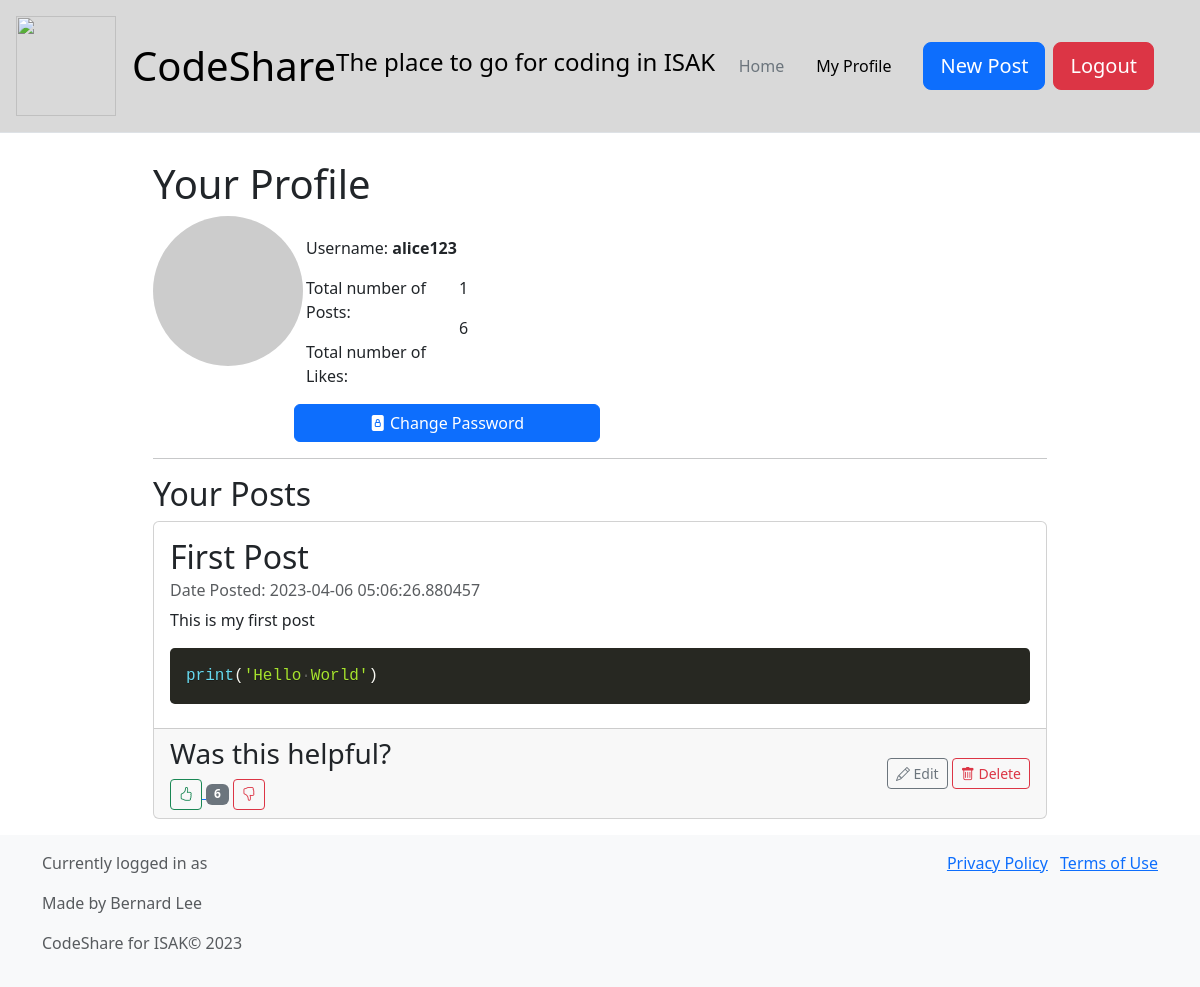
The page /my_profile (signed in) on the database its author committed.
### db_models.py (models this page shows, shortened)
class Base(DeclarativeBase):
    pass

class Users(Base):
    __tablename__ = "users"
    id: Mapped[int] = mapped_column(primary_key=True)
    username: Mapped[str] = mapped_column(String(20),unique=True)
    password: Mapped[str] = mapped_column(String(100))
    posts: Mapped[list["posts"]|None] = relationship("Post", back_populates="user")

class Post(Base):
    __tablename__ = "posts"
    id: Mapped[int] = mapped_column(primary_key=True)
    title: Mapped[str] = mapped_column(String(100))
    datetime_posted: Mapped[datetime.datetime] = mapped_column(DateTime, default=datetime.datetime.utcnow)
    content: Mapped[str] = mapped_column(String(2000))
    code: Mapped[str] = mapped_column(String(2000))
    code_language: Mapped[str] = mapped_column(String(20))
    like_count: Mapped[int] = mapped_column(Integer, default=0)
    user_id: Mapped[int] = mapped_column(ForeignKey("users.id", ondelete="CASCADE"))
    user: Mapped[Users] = relationship("Users", back_populates="posts")

### app.py (the view)
@app.route("/my_profile", methods=['GET', 'POST'])
def my_profile():
    try:
        token = session['token']
        if check_token(token):
            username = get_username_from_token(token)
            if request.method == 'POST':
                pass
            elif request.method == 'GET':
                user = db.get_user(username)
                stats = db.get_user_stats(username)
                myposts = db.get_own_posts(username)
                return render_template('my_profile.html', user=user, my_posts=myposts, stats=stats)
        else:
            return redirect(url_for('login'))
    except KeyError:
        return redirect(url_for('login'))

### db_manager.py (called while the page is built)
    def get_own_posts(self, username):
        user = self.session.query(Users).filter_by(username=username).first()
        print(f"selecting posts from user {user.username} with id {user.id}")
        posts = self.session.query(Post).filter_by(user_id=user.id).all()
        for post in posts:
            post.username = user.username
        posts.reverse()
        return posts

    def get_user(self, username):
        user = self.session.query(Users).filter_by(username=username).first()
        return user

    def get_user_stats(self, username):
        user = self.session.query(Users).filter_by(username=username).first()
        posts = self.session.query(Post).filter_by(user_id=user.id).all()
        return len(posts), sum(post.like_count for post in posts)

### token_management.py (called while the page is built)
def get_username_from_token(token): #get username from token
    decoded_token = jwt.decode(token, token_encryption_key, algorithms=['HS256'])
    return decoded_token['username']

def check_token(token): #check if token is valid and not expired
    try:
        decoded_token = jwt.decode(token, token_encryption_key, algorithms=['HS256'])
        current_time = datetime.utcnow().timestamp()
        if decoded_token['datetime'] < current_time:
            return False
        else:
            return True
    except Exception:
        return False

### templates/my_profile.html (shortened to what this page needs)
{% extends "base_template.html" %}
{% block content %}
    <div class="row justify-content-center" style="margin-top: 160px;">
        <div class="col-md-9">
            <h1>Your Profile</h1>
            <div class="row">
                <div class="col-md-2">
                    <img class="avatar float-right rounded-circle" src="https://picsum.photos/200"
                         alt="Avatar Placeholder">
                </div>
                <div class="col-md-4" style="padding-top: 20px">
                    <p>Username: <strong>{{ user.username }}</strong></p>
                    <div class="row">
                        <div class="col-md-6">
                            <p>Total number of Posts:</p>
                            <p>Total number of Likes:</p>
                        </div>
                        <div class="col-md-6">
                            <p>{{ stats[0] }}</p>
                            <p>{{ stats[1] }}</p>
                        </div>
                        <button type="button" class="btn btn-primary w-100" data-bs-toggle="modal"
                                data-bs-target="#changePasswordModal">
                            <i class="bi bi-file-lock-fill"></i> Change Password
                        </button>
                    </div>
                </div>
                <div class="col-md-3">
                </div>
            </div>
            <hr>
            <h2>Your Posts</h2>
            {% if user.posts %}
                {% for post in my_posts %}
                    <div class="card mb-3">
                        <div class="card-body">
                            <h2 class="card-title">{{ post.title }}</h2>
                            <h6 class="card-subtitle mb-2 text-muted">Date Posted: {{ post.datetime_posted }}</h6>
                            <p class="card-text">{{ post.content }}</p>
                            <pre><code class="language-{{ post.code_language }}">{{ post.code }}</code></pre>
                        </div>
                        <div class="card-footer">
                            <div class="d-flex justify-content-between align-items-center">
                                <div>
                                    <h3>Was this helpful?</h3>
                                    <a href="/add_like/{{ post.id }}">
                                        <button type="button" class="btn btn-outline-success btn-sm w-auto">
                                            <i class="bi bi-hand-thumbs-up"></i>
                                        </button>
                                    </a>
                                    <span class="badge bg-secondary">{{ post.like_count }}</span>
                                    <a href="/add_dislike/{{ post.id }}">
                                        <button type="button" class="btn btn-outline-danger btn-sm w-auto">
                                            <i class="bi bi-hand-thumbs-down"></i>
                                        </button>
                                    </a>
                                </div>
                                <div>
                                    <button type="button" class="btn btn-outline-secondary btn-sm"
                                            data-bs-toggle="modal" data-bs-target="#editPostModal-{{ post.id }}">
                                        <i class="bi bi-pencil"></i> Edit
                                    </button>
                                    <button type="button" class="btn btn-outline-danger btn-sm" data-bs-toggle="modal"
                                            data-bs-target="#deleteModal-{{ post.id }}">
                                        <i class="bi bi-trash"></i> Delete
                                    </button>
                                </div>
                            </div>
                        </div>
                    </div>
                {% endfor %}
            {% else %}
                <h3>You have not posted anything yet.</h3>
            {% endif %}
        </div>
    </div>
{% endblock %}

### static/prism.css (style rules this page uses)
code[class*=language-],pre[class*=language-] { color:#f8f8f2;background:0 0;text-shadow:0 1px rgba(0,0,0,.3);font-family:Consolas,Monaco,'Andale Mono','Ubuntu Mono',monospace;font-size:1em;text-align:left;white-space:pre;word-spacing:normal;word-break:normal;word-wrap:normal;line-height:1.5;-moz-tab-size:4;-o-tab-size:4;tab-size:4;-webkit-hyphens:none;-moz-hyphens:none;-ms-hyphens:none;hyphens:none }
pre[class*=language-] { padding:1em;margin:.5em 0;overflow:auto;border-radius:.3em }
:not(pre)>code[class*=language-],pre[class*=language-] { background:#272822 }

### templates/my_profile.html (style rules this page uses)
.avatar { width: 150px; height: 150px; margin-bottom: 20px; }

### rows shown on the page
Users: username "alice123"
Post: title "First Post", datetime_posted "2023-04-06 05:06:26.880457", content "This is my first post", like_count "6"

### other values the page prints
{{ stats[0] }} "1"
{{ stats[1] }} "6"
